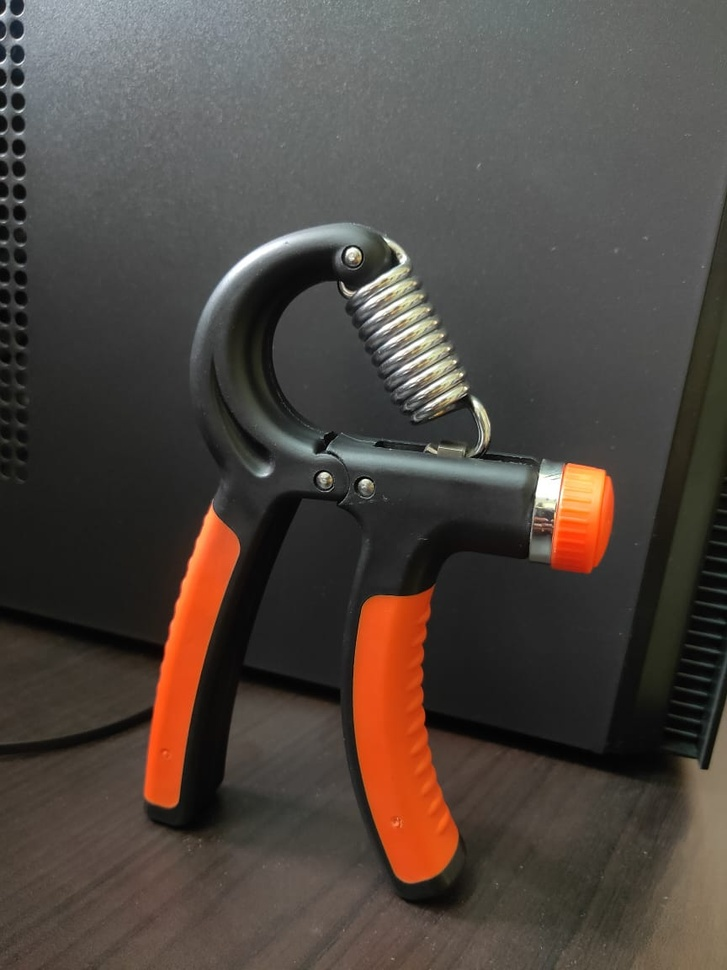
#> input picture press1.jpeg, 727 x 970 px, shrunk from 864 x 1152 before the run
$ python image_list.py
#> lines starting #> are read from the running program, lines starting #| are printed output that depends on the picture
import numpy as np
import cv2
from matplotlib import pyplot as plt
from PIL import Image, ImageEnhance

im = Image.open("press1.jpeg")
#> im is the input picture: PIL image 727x970 RGB; mean R, G, B 79.5, 70.8, 64.8
enhancer = ImageEnhance.Sharpness(im)
enhanced_im = enhancer.enhance(10.0)
enhanced_im.save("enhanced.press1.jpeg")

im = Image.open("press2.jpeg")
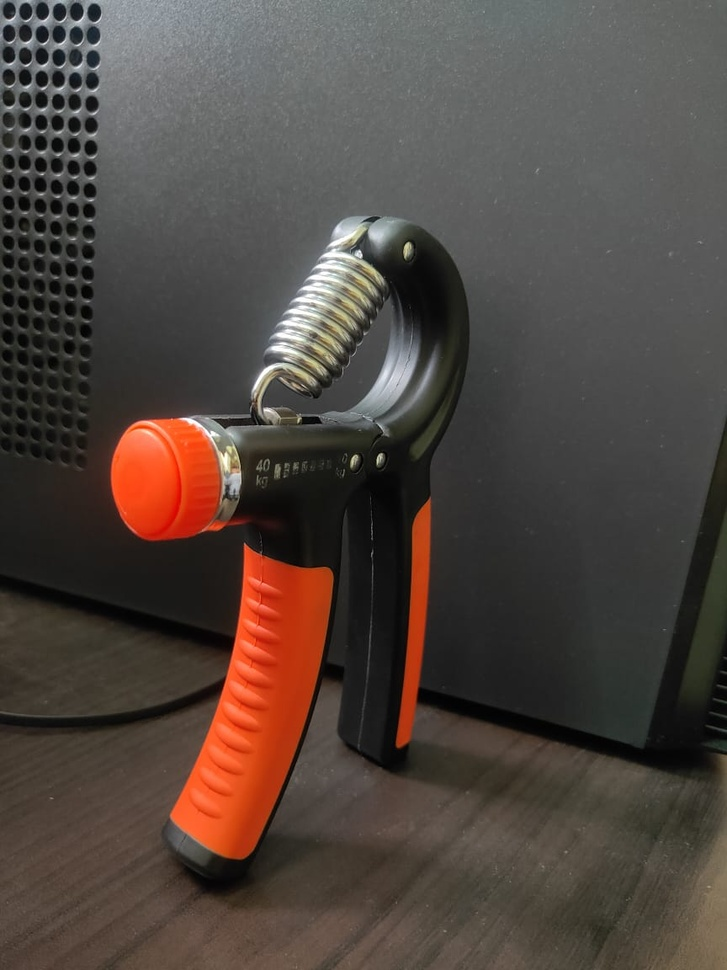
#> input picture press2.jpeg, 727 x 970 px, shrunk from 864 x 1152 before the run
#> im is the input picture: PIL image 727x970 RGB; mean R, G, B 81, 70.2, 64
enhancer = ImageEnhance.Sharpness(im)
enhanced_im = enhancer.enhance(10.0)
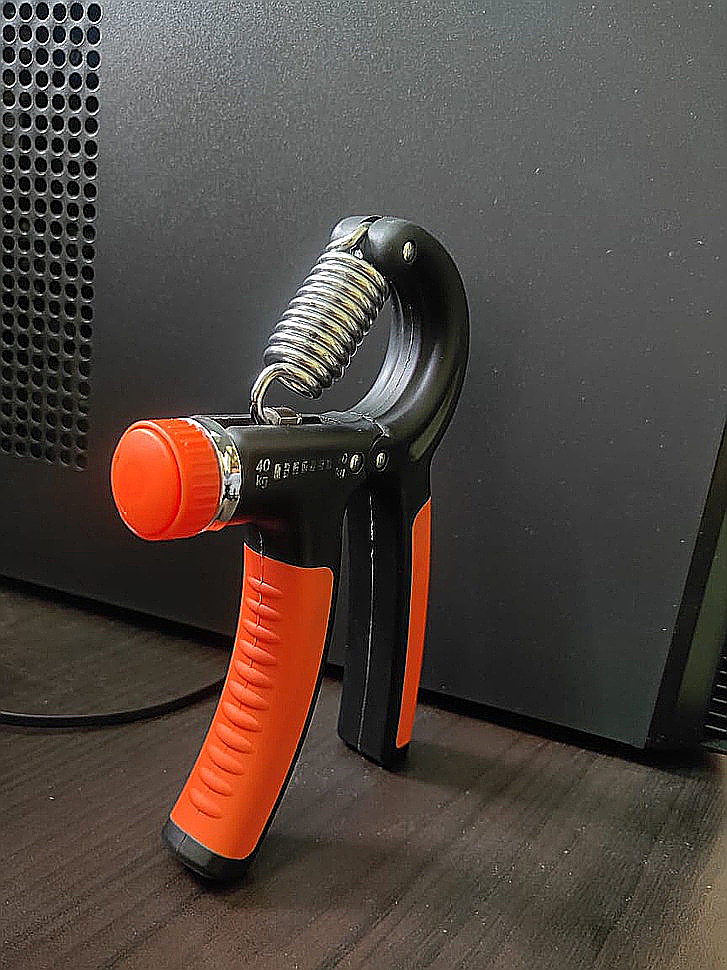
#> enhanced_im: PIL image 727x970 RGB; mean R, G, B 81.1, 70.5, 64.4
enhanced_im.save("enhanced.press2.jpeg")

img1 = cv2.imread('enhanced.press1.jpeg',cv2.IMREAD_GRAYSCALE)   # queryImage
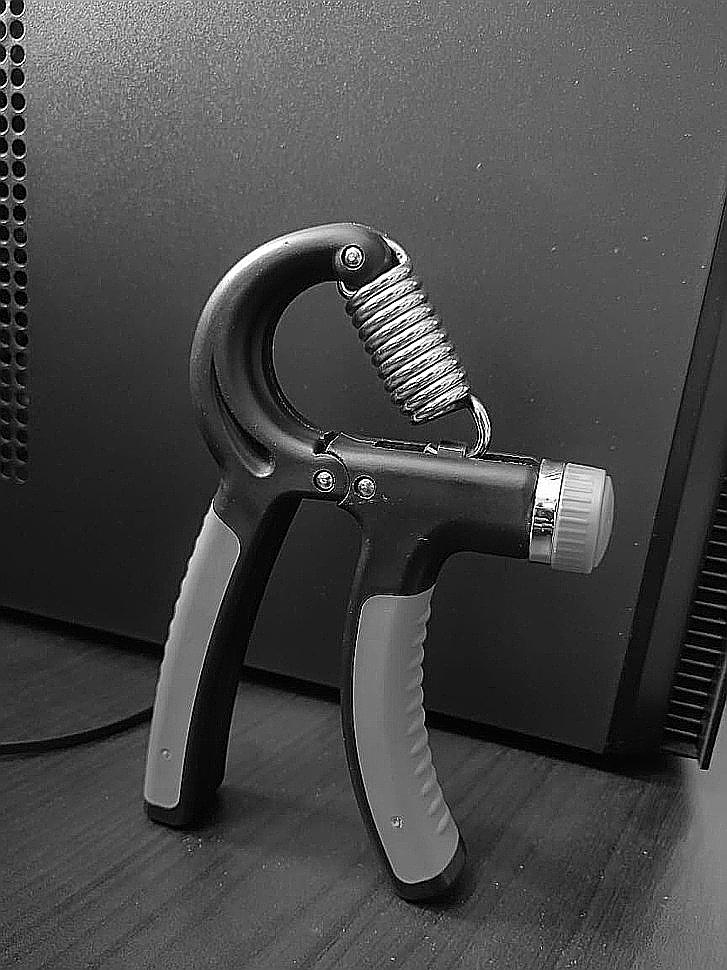
#> img1: shape (970, 727); min 0, max 255, mean 72.8
img2 = cv2.imread('enhanced.press2.jpeg',cv2.IMREAD_GRAYSCALE) # trainImage
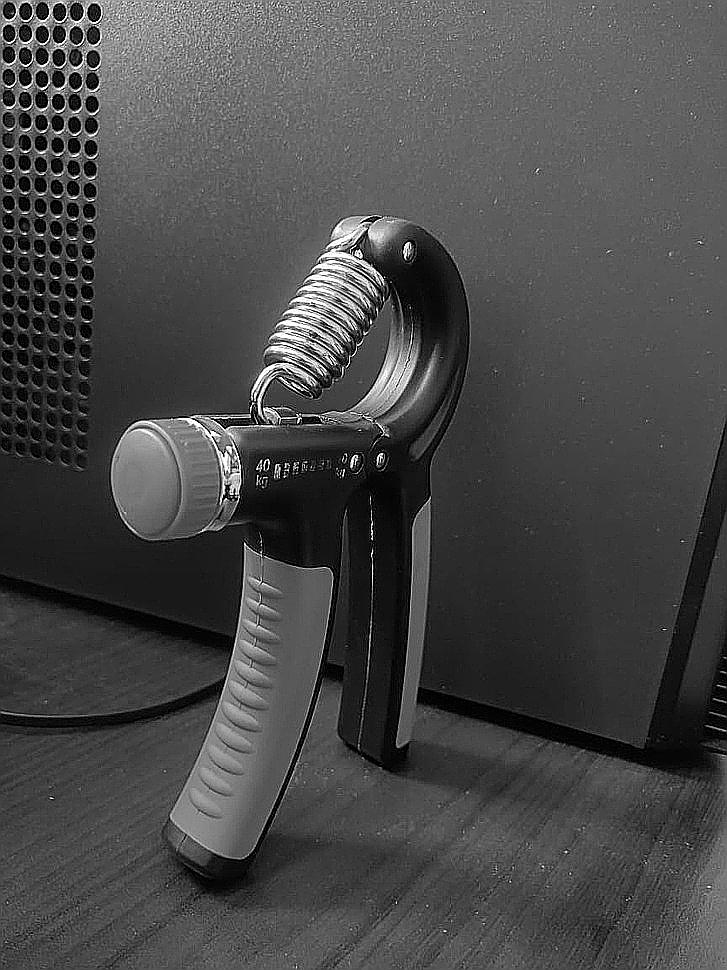
#> img2: shape (970, 727); min 0, max 255, mean 73
# sift = cv2.xfeatures2d.SIFT_create()
# kp1, des1 = sift.detectAndCompute(img1,None)
# kp2, des2 = sift.detectAndCompute(img2,None)
#> (the run stopped early here; a loop or call above may not have finished)
